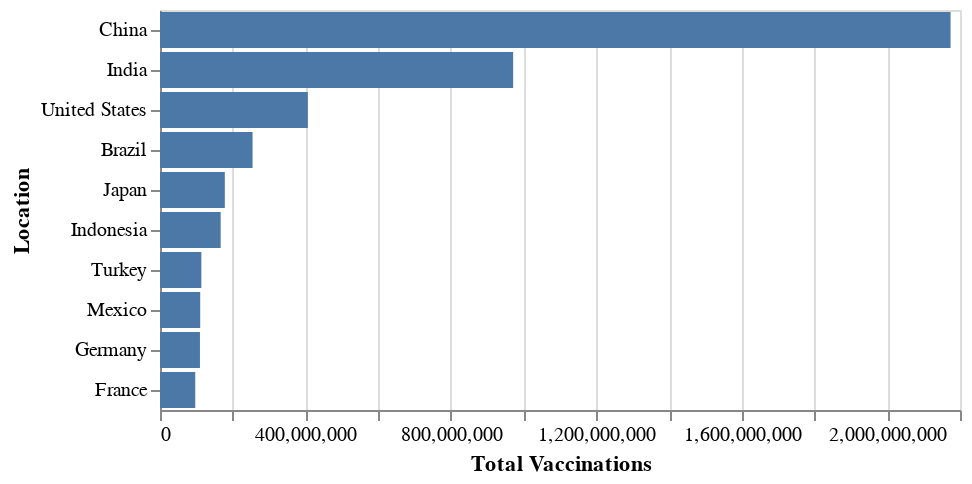

Source (notebook cell):
### Code cell
plot_bars(total_vaccinations_by_countries, 'Total Vaccinations:Q', 'Location:O', k=10, plot_type = 'fully_vaccinated')

### Figure 1 — Vega-Lite specification as saved in the notebook (floating-point values rounded to 4 significant figures)
{"config": {"view": {"continuousWidth": 400, "continuousHeight": 300}}, "data": {"name": "data-232dc07093de13f0aa749a49f6795e89"}, "mark": "bar", "encoding": {"tooltip": [{"type": "nominal", "field": "Collection Date"}, {"type": "quantitative", "field": "Population"}, {"type": "nominal", "field": "Location"}, {"type": "quantitative", "field": "People Fully Vaccinated"}, {"type": "quantitative", "field": "Percentage Fully Vaccinated"}], "x": {"type": "quantitative", "field": "Total Vaccinations"}, "y": {"type": "ordinal", "field": "Location", "sort": null}}, "$schema": "https://vega.github.io/schema/vega-lite/v4.8.1.json", "datasets": {"data-232dc07093de13f0aa749a49f6795e89": [{"Location": "China", "Collection Date": "2021-09-18", "Total Vaccinations": 2174000000.0, "People Vaccinated": 1101000000.0, "People Fully Vaccinated": 1022000000.0, "Population": 1444000000.0, "Percentage Fully Vaccinated": 70.78}, {"Location": "India", "Collection Date": "2021-10-15", "Total Vaccinations": 971200000.0, "People Vaccinated": 693400000.0, "People Fully Vaccinated": 277700000.0, "Population": 1393000000.0, "Percentage Fully Vaccinated": 19.93}, {"Location": "United States", "Collection Date": "2021-10-15", "Total Vaccinations": 406600000.0, "People Vaccinated": 218300000.0, "People Fully Vaccinated": 188700000.0, "Population": 332900000.0, "Percentage Fully Vaccinated": 56.67}, {"Location": "Brazil", "Collection Date": "2021-10-15", "Total Vaccinations": 254500000.0, "People Vaccinated": 155500000.0, "People Fully Vaccinated": 103800000.0, "Population": 214000000.0, "Percentage Fully Vaccinated": 48.49}, {"Location": "Japan", "Collection Date": "2021-10-14", "Total Vaccinations": 178300000.0, "People Vaccinated": 94600000.0, "People Fully Vaccinated": 83660000.0, "Population": 126100000.0, "Percentage Fully Vaccinated": 66.37}, {"Location": "Indonesia", "Collection Date": "2021-10-15", "Total Vaccinations": 166900000.0, "People Vaccinated": 105500000.0, "People Fully Vaccinated": 61400000.0, "Population": 276400000.0, "Percentage Fully Vaccinated": 22.22}, {"Location": "Turkey", "Collection Date": "2021-10-15", "Total Vaccinations": 113700000.0, "People Vaccinated": 54800000.0, "People Fully Vaccinated": 47120000.0, "Population": 85040000.0, "Percentage Fully Vaccinated": 55.41}, {"Location": "Mexico", "Collection Date": "2021-10-14", "Total Vaccinations": 110600000.0, "People Vaccinated": 67960000.0, "People Fully Vaccinated": 50770000.0, "Population": 130300000.0, "Percentage Fully Vaccinated": 38.98}, {"Location": "Germany", "Collection Date": "2021-10-15", "Total Vaccinations": 109900000.0, "People Vaccinated": 57230000.0, "People Fully Vaccinated": 54660000.0, "Population": 83900000.0, "Percentage Fully Vaccinated": 65.15}, {"Location": "France", "Collection Date": "2021-10-14", "Total Vaccinations": 96920000.0, "People Vaccinated": 50780000.0, "People Fully Vaccinated": 45300000.0, "Population": 67560000.0, "Percentage Fully Vaccinated": 67.05}]}}
